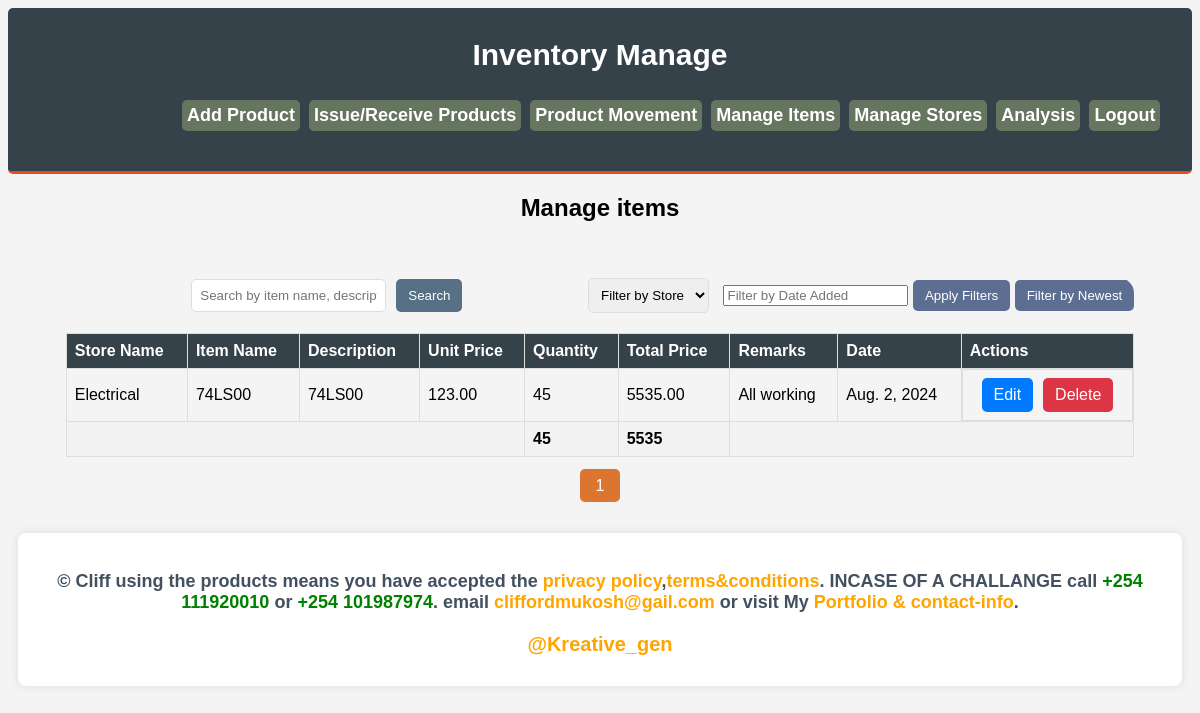
The page /dashboard/manage_items/ (signed in) on the database its author committed.
### dashboard/models.py (models this page shows, shortened)
class Product(models.Model):
    store = models.ForeignKey(Store, on_delete=models.CASCADE, related_name='products')
    item_name = models.CharField(max_length=255)
    item_description = models.TextField()
    unit_price = models.DecimalField(max_digits=10, decimal_places=2)
    quantity = models.PositiveIntegerField()
    total_price = models.DecimalField(max_digits=10, decimal_places=2, editable=False)
    remarks = models.TextField(blank=True, null=True)
    date = models.DateField(auto_now_add=True)

class Store(models.Model):
    name = models.CharField(max_length=255)
    location = models.CharField(max_length=255, blank=True, null=True)
    remarks = models.TextField(blank=True, null=True)

### dashboard/views.py (the view)
# urls.py: path('manage_items/', views.manage_items_view, name='manage_items'),
@login_required
def manage_items_view(request):
    query = request.GET.get('q')
    store_id = request.GET.get('store')
    date_added = request.GET.get('date_added')
    products = Product.objects.all().order_by('-date')  # Default ordering by date, adjust as needed
    if query:
        products = products.filter(
            Q(item_name__icontains=query) |
            Q(item_description__icontains=query) |
            Q(remarks__icontains=query)
        ).distinct()
    if store_id:
        products = products.filter(store_id=store_id)
    if date_added:
        products = products.filter(date=date_added)
    paginator = Paginator(products, 30)  # Show 30 products per page
    page = request.GET.get('page')
    try:
        products = paginator.page(page)
    except PageNotAnInteger:
        products = paginator.page(1)
    except EmptyPage:
        products = paginator.page(paginator.num_pages)
    stores = Store.objects.all()
    total_quantity = Product.objects.aggregate(Sum('quantity'))['quantity__sum'] or 0
    total_price = Product.objects.aggregate(Sum('total_price'))['total_price__sum'] or 0
    context = {
        'products': products,
        'stores': stores,
        'total_quantity': total_quantity,
        'total_price': total_price,
    }
    return render(request, 'manage_items.html', context)

### dashboard/templates/manage_items.html (shortened to what this page needs)
<!DOCTYPE html>
<html lang="en">
<head>
    <link rel="stylesheet" href="https://cdnjs.cloudflare.com/ajax/libs/flatpickr/4.6.9/flatpickr.min.css">
</head>
<body>
    {% extends 'header.html' %}
    {% block content %}
    <h2>Manage items</h2><br><br>
    <div class="container">
        <div class="search-filter">
            <div class="search-form">
                <form method="get">
                    <input type="text" name="q" placeholder="Search by item name, description, or remarks" value="{{ request.GET.q }}">
                    <button type="submit">Search</button>
                </form>
            </div>
            <div class="filter-form">
                <form method="get">
                    <select name="store">
                        <option value="">Filter by Store</option>
                    </select>
                    <input type="text" id="datePicker" name="date_added" placeholder="Filter by Date Added" value="{{ request.GET.date_added }}">
                    <button type="submit">Apply Filters</button>
                    <button type="button" onclick="filterByNewest()">Filter by Newest</button>
                </form>
            </div>
        </div>
        <table id="productTable">
            <thead>
                <tr>
                    <th>Store Name</th>
                    <th>Item Name</th>
                    <th>Description</th>
                    <th>Unit Price</th>
                    <th>Quantity</th>
                    <th>Total Price</th>
                    <th>Remarks</th>
                    <th>Date</th>
                    <th>Actions</th>
                </tr>
            </thead>
            <tbody>
                {% for product in products %}
                <tr>
                    <td>{{ product.store.name }}</td>
                    <td>{{ product.item_name }}</td>
                    <td>{{ product.item_description }}</td>
                    <td>{{ product.unit_price }}</td>
                    <td>{{ product.quantity }}</td>
                    <td>{{ product.total_price }}</td>
                    <td>{{ product.remarks }}</td>
                    <td>{{ product.date }}</td>
                    <td class="actions">
                        <a href="{% url 'edit_product' product.id %}" class="btn btn-primary btn-sm">Edit</a>
                        <a href="{% url 'delete_product' product.id %}" class="btn btn-danger btn-sm">Delete</a>
                    </td>
                </tr>
                {% endfor %}
                <tr>
                    <td colspan="4"></td>
                    <td><strong>{{ total_quantity }}</strong></td>
                    <td><strong>{{ total_price }}</strong></td>
                    <td colspan="3"></td>
                </tr>
            </tbody>
        </table>
        <div class="pagination">
            {% for num in products.paginator.page_range %}
                {% if products.number == num %}
                    <a href="#" class="page-link active">{{ num }}</a>
                {% else %}
                    <a href="?page={{ num }}" class="page-link">{{ num }}</a>
                {% endif %}
            {% endfor %}
        </div> <br>
    </div>
    {% endblock %}

### dashboard/templates/manage_items.html (style rules this page uses)
table { width: 100%; border-collapse: collapse; margin-top: 20px; }
th, td { padding: 12px; text-align: center; border: 1px solid #dddddd; }
th { background-color: #35424a; color: #ffffff; }
tr:nth-child(even) { background-color: #f2f2f2; }
.btn { padding: 8px 12px; border: none; border-radius: 5px; cursor: pointer; transition: background-color 0.3s; text-decoration: none; }
.btn-primary { background-color: #007bff; color: #ffffff; }
.btn-danger { background-color: #dc3545; color: #ffffff; }
.search-filter { display: flex; justify-content: space-between; align-items: center; margin-bottom: 20px; }
.search-form { display: flex; justify-content: center; align-items: center; flex: 1; }
.search-form form { display: flex; }
.search-form input[type="text"] { padding: 8px; margin-right: 10px; border: 1px solid #ddd; border-radius: 5px; max-width: 300px; }
.search-form button { padding: 8px 12px; background-color: #587085; color: #ffffff; border: none; border-radius: 5px; cursor: pointer; }
.filter-form { display: flex; align-items: center; }
.filter-form select { padding: 8px; margin-right: 10px; border: 1px solid #ddd; border-radius: 5px; }
.filter-form button { padding: 8px 12px; background-color: #5c6f92; color: #ffffff; border: none; border-radius: 5px; cursor: pointer; }
.pagination { margin-top: 20px; text-align: center; }
.pagination a { color: #c26e29; padding: 8px 16px; text-decoration: none; transition: background-color 0.3s, color 0.3s; margin: 0 5px; border-radius: 5px; }
.pagination .active { background-color: #db7530; color: #fff; padding: 8px 16px; margin: 0 5px; }
.actions { display: flex; justify-content: center; gap: 10px; }
h2 { text-align: center; font-family: 'Franklin Gothic Medium', 'Arial Narrow', Arial, sans-serif; }

### dashboard/templates/header.html (style rules this page uses)
body { background-color: #f4f4f4; font-family: Arial, sans-serif; }
.container { width: 95%; margin: 0 auto; overflow: hidden; border-radius: 15px; }
table { width: 100%; border-collapse: collapse; margin-bottom: 10px; }
table, th, td { border: 1px solid #dddddd; }
th, td { padding: 8px; text-align: left; }
th { background-color: #35424a; color: white; }

### rows shown on the page
Product: store.name "Electrical", item_name "74LS00", item_description "74LS00", unit_price "123.00", quantity "45", total_price "5535.00", remarks "All working", date "Aug. 2, 2024"

### other values the page prints
{{ total_quantity }} "45"
{{ total_price }} "5535"
{{ num }} "1"
